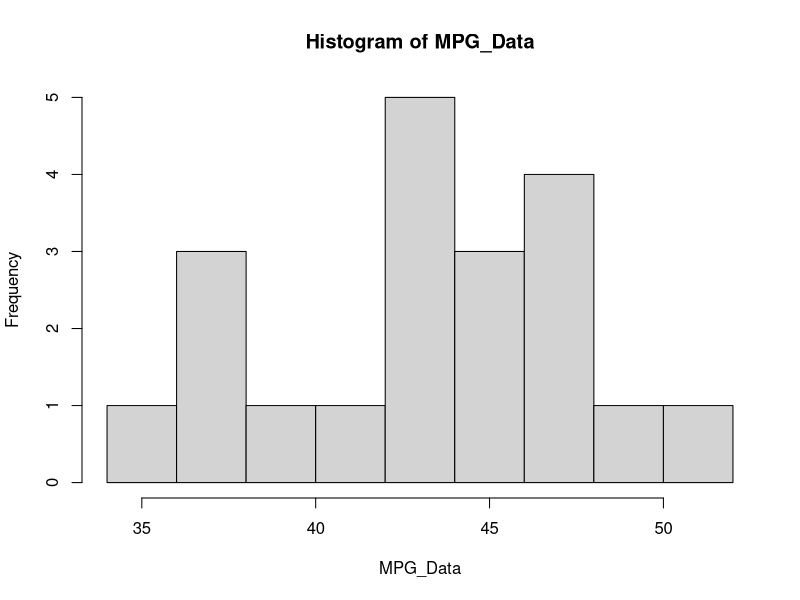

R code for this plot: (Note: this script raises an error after producing the figure.)
MPG_Data <- c(41.5,50.7,36.6,37.3,34.2,45.0,48.0,43.2,47.7,42.2,43.2,44.6,48.4,46.4,46.8,39.2,37.3,43.5,44.3,43.3)
hist(MPG_Data)
mean(MPG_Data)
sd(MPG_Data)
Jocko <- c(500,1550,1250,1300,750,1000,1210,1300,800,2500)
Trusted <- c(430,1500,1300,1280,780,870,1120,1140,650,2290)
mean(Jocko)
sd(Jocko)
diff <- Jocko - Trusted
diffsquare <- diff * diff
sum(diffsquare)
thesum <- sum(diffsquare)
sig = sqrt(thesum)/9
ClassData <- read.csv("ClassData.csv", header=T)
hist(Phone1)
hist(Phone2)
hist(Phone1-Phone2)
qqnorm(Phone1)
qqline(Phone1)
qqnorm(Phone2)
qqline(Phone2)
qqnorm(Phone1-Phone2)
qqline(Phone1-Phone2)
mean(Phone1, na.rm = TRUE)
sd(Phone1, na.rm = TRUE)
mean(Phone2, na.rm = TRUE)
sd(Phone2, na.rm = TRUE)
summary(Phone1,na.r = TRUE)
summary(Phone2,na.r = TRUE)
t.test(Phone1,Phone2)


